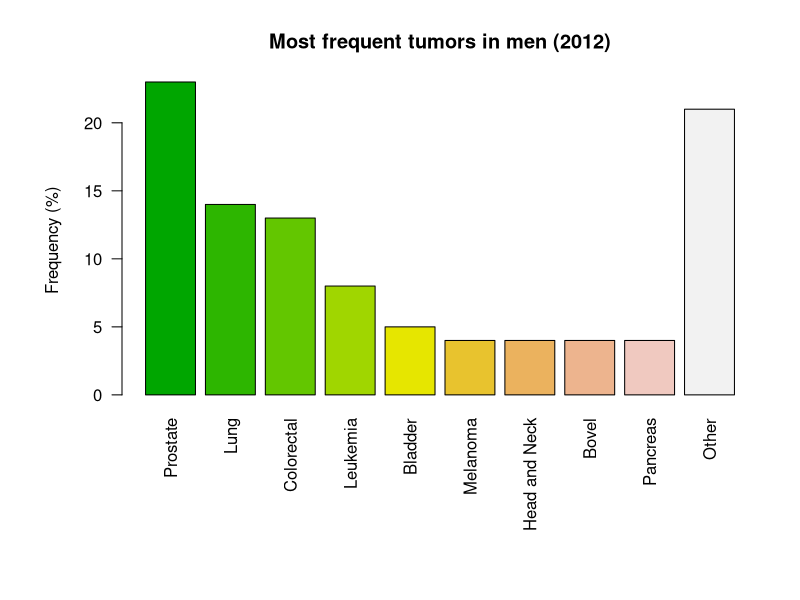

Source code (R):
## Simple Bar Plot 

## Create the data
freq <- c(23,14,13,8,5,4,4,4,4,21)
names <- c("Prostate", "Lung", "Colorectal", "Leukemia", "Bladder", "Melanoma", "Head and Neck", "Bovel", "Pancreas", "Other")

## Assign names
names(freq) <- names

## Specify margins
par(mar = c(10,6,4,2) + 0.1)

## Plot
barplot(freq, main="Most frequent tumors in men (2012)", xlab="", ylab="Frequency (%)", names.arg=names, las=2, col=terrain.colors(10))
